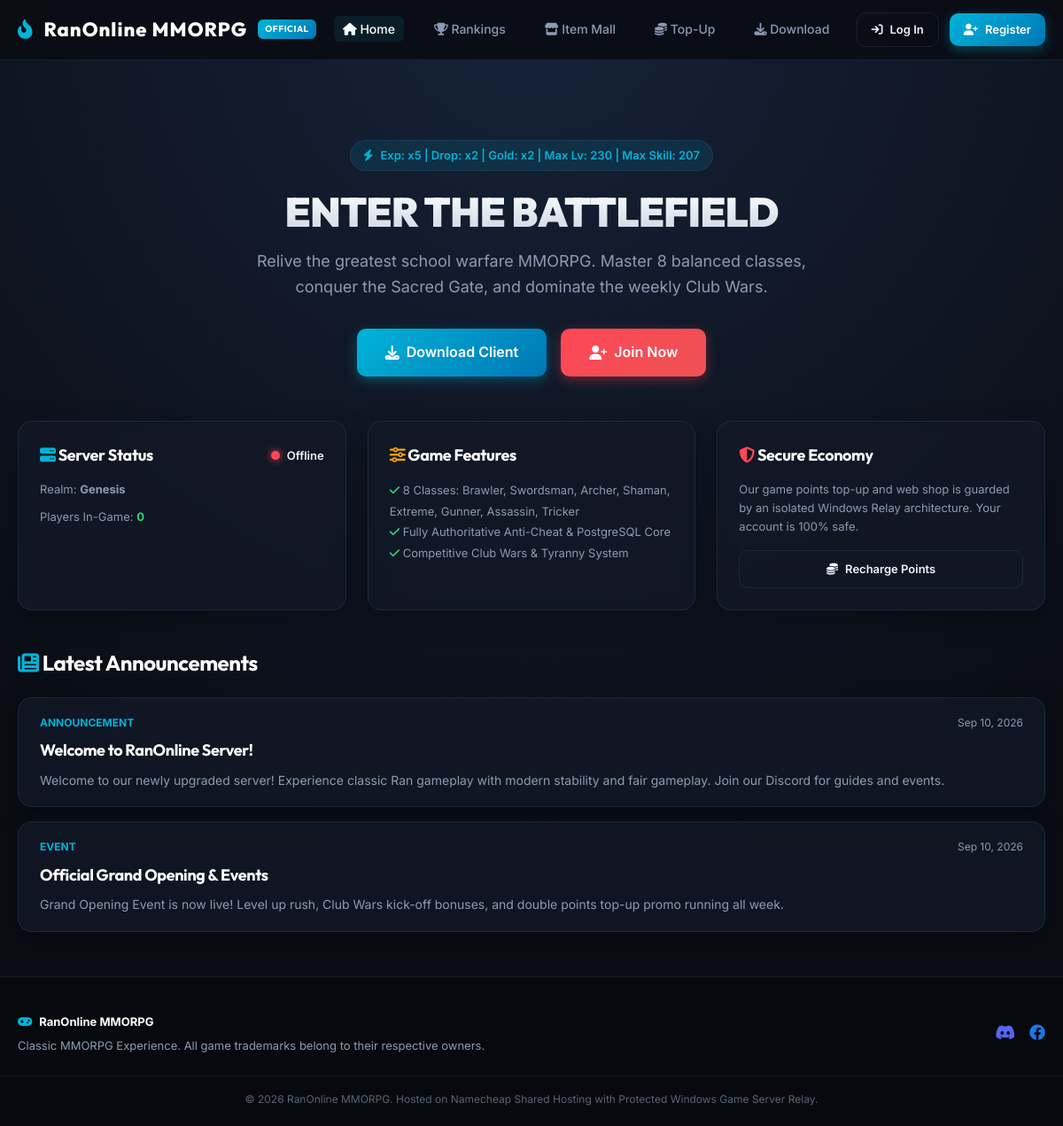
The page / on the database its author committed.
### tables this page shows
CREATE TABLE IF NOT EXISTS `web_news` (
    `id` INT AUTO_INCREMENT PRIMARY KEY,
    `title` VARCHAR(255) NOT NULL,
    `category` VARCHAR(32) DEFAULT 'Announcement',
    `content` TEXT NOT NULL,
    `author` VARCHAR(32) DEFAULT 'Admin',
    `created_at` DATETIME DEFAULT CURRENT_TIMESTAMP
);

### includes/auth.php (called while the page is built, shortened)
<?php
require_once __DIR__ . '/game_relay.php';
class Auth {
    public static function check(): bool {
        return !empty($_SESSION['web_user_id']) && !empty($_SESSION['web_username']);
    }
    public static function user(): ?array {
        if (!self::check()) {
            return null;
        }
        return [
            'id'           => $_SESSION['web_user_id'],
            'username'     => $_SESSION['web_username'],
            'email'        => $_SESSION['web_user_email'] ?? '',
            'user_type'    => $_SESSION['web_user_type'] ?? 1,
            'game_usernum' => $_SESSION['web_game_usernum'] ?? null
        ];
    }
}

### includes/game_relay.php (called while the page is built, shortened)
<?php
class GameRelay {
    public static function send(string $action, array $data = []): array {
        $url = rtrim(GAME_RELAY_URL, '/') . '/' . ltrim($action, '/');
        $payload = [
            'action'    => $action,
            'timestamp' => time(),
            'nonce'     => bin2hex(random_bytes(8)),
            'data'      => $data
        ];
        $jsonPayload = json_encode($payload);
        $signature   = hash_hmac('sha256', $jsonPayload, GAME_RELAY_SECRET);
        $headers = [
            'Content-Type: application/json',
            'X-Signature: ' . $signature,
            'X-Timestamp: ' . $payload['timestamp'],
            'User-Agent: RanOnline-Web-Relay/1.0'
        ];
        $ch = curl_init($url);
        $response = curl_exec($ch);
        $curlError = curl_error($ch);
        if ($response === false) {
            return [
                'success' => false,
                'error'   => 'Game server relay connection error: ' . $curlError,
                'offline' => true
            ];
        }
        $decoded = json_decode($response, true);
        return $decoded;
    }
    public static function getServerStatus(): array {
        return self::send('get_server_status');
    }
}

### index.php (the view, shortened to what this page needs)
<?php
require_once __DIR__ . '/includes/header.php';
require_once __DIR__ . '/includes/game_relay.php';
$newsList = [];
try {
    $pdo = DB::connect();
    $stmt = $pdo->query("SELECT * FROM web_news ORDER BY created_at DESC LIMIT 5");
    $newsList = $stmt->fetchAll();
} catch (Exception $e) {
    error_log("Could not load news: " . $e->getMessage());
}
$status = GameRelay::getServerStatus();
$isOnline = !empty($status['online']);
$onlineCount = $status['online_players'] ?? 0;
?>
<div class="container">
    <section class="hero-section">
        <div class="hero-tag">
            <i class="fa-solid fa-bolt"></i> <?= htmlspecialchars(GAME_SERVER_RATES) ?>
        </div>
        <h1 class="hero-title">ENTER THE BATTLEFIELD</h1>
        <p class="hero-subtitle">
            Relive the greatest school warfare MMORPG. Master 8 balanced classes, conquer the Sacred Gate, and dominate the weekly Club Wars.
        </p>
        <div class="hero-buttons">
            <a href="download.php" class="btn btn-primary" style="font-size: 16px; padding: 14px 32px;">
                <i class="fa-solid fa-download"></i> Download Client
            </a>
            <?php if (!$currentUser): ?>
                <a href="register.php" class="btn btn-accent" style="font-size: 16px; padding: 14px 32px;">
                    <i class="fa-solid fa-user-plus"></i> Join Now
                </a>
            <?php else: ?>
                <a href="dashboard.php" class="btn btn-outline" style="font-size: 16px; padding: 14px 32px;">
                    <i class="fa-solid fa-user-shield"></i> Player Dashboard
                </a>
            <?php endif; ?>
        </div>
    </section>
    <div class="grid-3" style="margin-bottom: 40px;">
        <div class="card">
            <div style="display: flex; justify-content: space-between; align-items: center; margin-bottom: 14px;">
                <h3 style="font-size: 18px;"><i class="fa-solid fa-server" style="color: var(--primary);"></i> Server Status</h3>
                <span class="status-badge">
                    <span class="status-dot <?= $isOnline ? '' : 'offline' ?>"></span>
                    <?= $isOnline ? 'Online' : 'Offline' ?>
                </span>
            </div>
            <p style="color: var(--text-muted); font-size: 13px; margin-bottom: 10px;">
                Realm: <strong><?= htmlspecialchars(GAME_SERVER_NAME) ?></strong>
            </p>
            <p style="color: var(--text-muted); font-size: 13px;">
                Players In-Game: <strong style="color: var(--success);"><?= (int)$onlineCount ?></strong>
            </p>
        </div>
        <div class="card">
            <h3 style="font-size: 18px; margin-bottom: 14px;"><i class="fa-solid fa-sliders" style="color: var(--accent-gold);"></i> Game Features</h3>
            <ul style="list-style: none; color: var(--text-muted); font-size: 13px; line-height: 1.8;">
                <li><i class="fa-solid fa-check" style="color: var(--success);"></i> 8 Classes: Brawler, Swordsman, Archer, Shaman, Extreme, Gunner, Assassin, Tricker</li>
                <li><i class="fa-solid fa-check" style="color: var(--success);"></i> Fully Authoritative Anti-Cheat & PostgreSQL Core</li>
                <li><i class="fa-solid fa-check" style="color: var(--success);"></i> Competitive Club Wars & Tyranny System</li>
            </ul>
        </div>
        <div class="card">
            <h3 style="font-size: 18px; margin-bottom: 14px;"><i class="fa-solid fa-shield-halved" style="color: var(--accent);"></i> Secure Economy</h3>
            <p style="color: var(--text-muted); font-size: 13px; line-height: 1.6; margin-bottom: 16px;">
                Our game points top-up and web shop is guarded by an isolated Windows Relay architecture. Your account is 100% safe.
            </p>
            <a href="topup.php" class="btn btn-outline btn-block" style="font-size: 13px;">
                <i class="fa-solid fa-coins"></i> Recharge Points
            </a>
        </div>
    </div>
    <div style="margin-bottom: 50px;">
        <h2 style="font-size: 24px; margin-bottom: 20px;"><i class="fa-solid fa-newspaper" style="color: var(--primary);"></i> Latest Announcements</h2>
        <div style="display: flex; flex-direction: column; gap: 16px;">
            <?php if (!empty($newsList)): ?>
                <?php foreach ($newsList as $news): ?>
                    <div class="card" style="padding: 18px 24px;">
                        <div style="display: flex; justify-content: space-between; align-items: center; margin-bottom: 8px;">
                            <span style="font-size: 12px; font-weight: 700; color: var(--primary); text-transform: uppercase;">
                                <?= htmlspecialchars($news['category']) ?>
                            </span>
                            <span style="font-size: 12px; color: var(--text-muted);">
                                <?= date('M d, Y', strtotime($news['created_at'])) ?>
                            </span>
                        </div>
                        <h3 style="font-size: 18px; margin-bottom: 8px;"><?= htmlspecialchars($news['title']) ?></h3>
                        <p style="color: var(--text-muted); font-size: 14px;">
                            <?= nl2br(htmlspecialchars($news['content'])) ?>
                        </p>
                    </div>
                <?php endforeach; ?>
            <?php else: ?>
                <div class="card" style="text-align: center; color: var(--text-muted);">
                    No news updates posted yet.
                </div>
            <?php endif; ?>
        </div>
    </div>
</div>
<?php require_once __DIR__ . '/includes/footer.php'; ?>

### includes/header.php (shortened to what this page needs)
<?php
require_once __DIR__ . '/auth.php';
$currentUser = Auth::user();
$isAdmin = ($currentUser && (int)($currentUser['user_type'] ?? 1) >= 19);
$currentScript = basename($_SERVER['PHP_SELF']);
function isActive(string $file, string $currentScript): string {
    return ($file === $currentScript) ? 'active' : '';
}
?>
<!DOCTYPE html>
<html lang="en">
<head>
    <link rel="stylesheet" href="https://cdnjs.cloudflare.com/ajax/libs/font-awesome/6.4.0/css/all.min.css">
    <link rel="stylesheet" href="assets/css/style.css">
</head>
<body>
    <nav class="navbar">
        <div class="container nav-container">
            <a href="index.php" class="brand-logo">
                <i class="fa-solid fa-fire-flame-curved" style="color: var(--primary);"></i>
                <?= htmlspecialchars(APP_NAME) ?>
                <span class="brand-badge">Official</span>
            </a>
            <ul class="nav-menu">
                <li><a href="index.php" class="nav-link <?= isActive('index.php', $currentScript) ?>"><i class="fa-solid fa-house"></i> Home</a></li>
                <li><a href="rankings.php" class="nav-link <?= isActive('rankings.php', $currentScript) ?>"><i class="fa-solid fa-trophy"></i> Rankings</a></li>
                <li><a href="shop.php" class="nav-link <?= isActive('shop.php', $currentScript) ?>"><i class="fa-solid fa-store"></i> Item Mall</a></li>
                <li><a href="topup.php" class="nav-link <?= isActive('topup.php', $currentScript) ?>"><i class="fa-solid fa-coins"></i> Top-Up</a></li>
                <li><a href="download.php" class="nav-link <?= isActive('download.php', $currentScript) ?>"><i class="fa-solid fa-download"></i> Download</a></li>
            </ul>
            <div class="nav-actions">
                <?php if ($currentUser): ?>
                    <?php if ($isAdmin): ?>
                        <a href="admin/index.php" class="btn btn-accent" style="font-size: 13px; padding: 8px 12px;" title="Admin Console">
                            <i class="fa-solid fa-shield-halved"></i> Admin
                        </a>
                    <?php endif; ?>
                    <a href="dashboard.php" class="btn btn-outline" style="font-size: 13px; padding: 8px 14px;">
                        <i class="fa-solid fa-user-shield"></i> <?= htmlspecialchars($currentUser['username']) ?>
                    </a>
                    <a href="logout.php" class="btn btn-outline" style="font-size: 13px; padding: 8px 12px; color: var(--danger);" title="Logout">
                        <i class="fa-solid fa-arrow-right-from-bracket"></i>
                    </a>
                <?php else: ?>
                    <a href="login.php" class="btn btn-outline" style="font-size: 13px; padding: 8px 16px;">
                        <i class="fa-solid fa-arrow-right-to-bracket"></i> Log In
                    </a>
                    <a href="register.php" class="btn btn-primary" style="font-size: 13px; padding: 8px 16px;">
                        <i class="fa-solid fa-user-plus"></i> Register
                    </a>
                <?php endif; ?>
            </div>
        </div>
    </nav>

### includes/footer.php (shortened to what this page needs)
    <footer class="footer">
        <div class="container footer-content">
            <div>
                <div style="display: flex; align-items: center; gap: 8px; font-weight: 700; color: #fff; margin-bottom: 6px;">
                    <i class="fa-solid fa-gamepad" style="color: var(--primary);"></i>
                    <?= htmlspecialchars(APP_NAME) ?>
                </div>
                <p style="color: var(--text-muted); font-size: 13px;">
                    Classic MMORPG Experience. All game trademarks belong to their respective owners.
                </p>
            </div>
            <div style="display: flex; gap: 16px; font-size: 18px;">
                <a href="<?= htmlspecialchars(DISCORD_URL) ?>" target="_blank" rel="noopener" style="color: #5865F2;" title="Join Discord">
                    <i class="fa-brands fa-discord"></i>
                </a>
                <a href="<?= htmlspecialchars(FACEBOOK_URL) ?>" target="_blank" rel="noopener" style="color: #1877F2;" title="Facebook Community">
                    <i class="fa-brands fa-facebook"></i>
                </a>
            </div>
        </div>
        <div class="container" style="margin-top: 24px; padding-top: 16px; border-top: 1px solid rgba(255,255,255,0.05); text-align: center; font-size: 12px; color: #576574;">
            &copy; <?= date('Y') ?> <?= htmlspecialchars(APP_NAME) ?>. Hosted on Namecheap Shared Hosting with Protected Windows Game Server Relay.
        </div>
    </footer>
</body>
</html>

### rows shown on the page
web_news: category "ANNOUNCEMENT", created_at "Sep 10, 2026", title "Welcome to RanOnline Server!", content "Welcome to our newly upgraded server! Experience classic Ran gameplay with modern stability and fair gameplay. Join our Discord for guides and events."
web_news: category "EVENT", created_at "Sep 10, 2026", title "Official Grand Opening & Events", content "Grand Opening Event is now live! Level up rush, Club Wars kick-off bonuses, and double points top-up promo running all week."

### other values the page prints
APP_NAME "RanOnline MMORPG"
GAME_SERVER_RATES "Exp: x5 | Drop: x2 | Gold: x2 | Max Lv: 230 | Max Skill: 207"
GAME_SERVER_NAME "Genesis"
$onlineCount "0"
